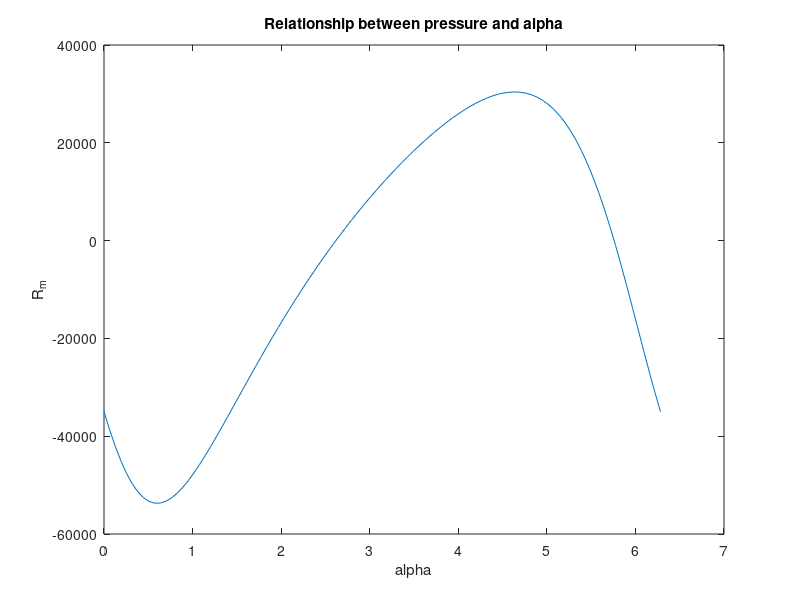

Reproduce this figure in MATLAB.
% Plot the figure of R_m versus alpha
alpha = linspace(0,2*pi,100);
l = 4e-6;
theta = 1*pi/3;
R = 1e-6;
gama = 7e-2;
R_m = -(l/2-R*cos(alpha))./cos(-alpha+theta);
plot(alpha,gama./R_m)
xlabel('alpha')
ylabel('R_m')
title('Relationship between pressure and alpha')